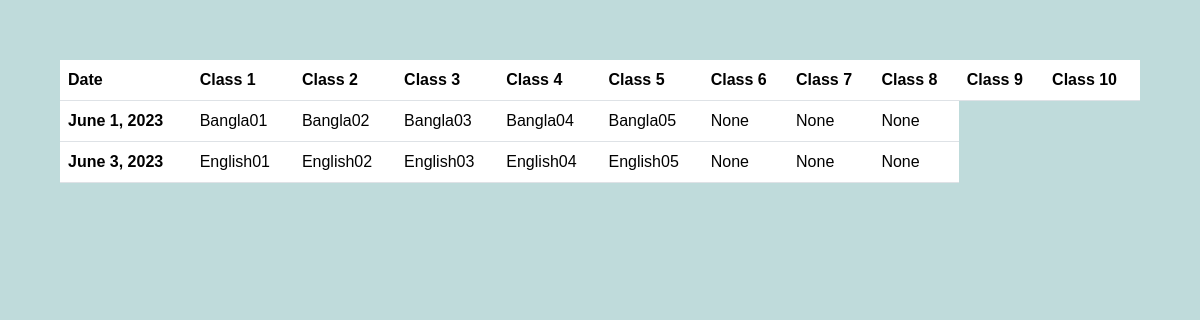
/viewexamroutine, run on an earlier commit of the app's database.
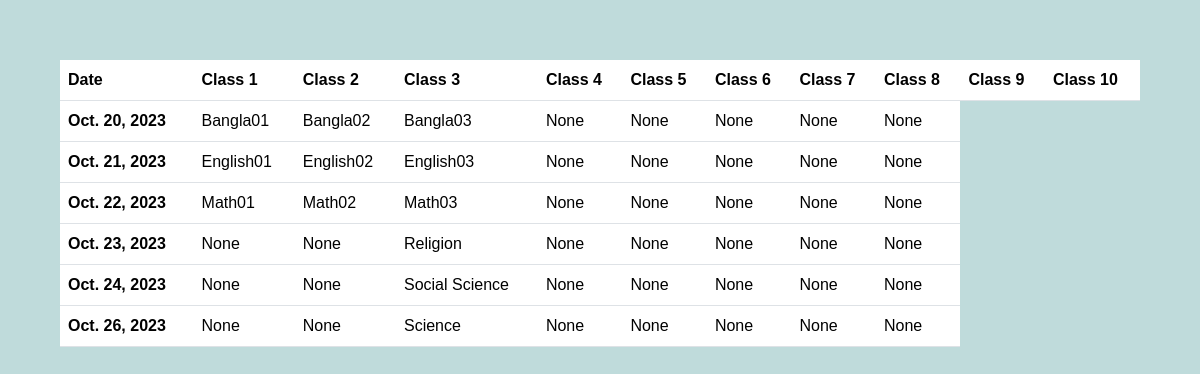
And on a later commit of the database.
### academic/models.py (models this page shows)
class ExamRoutine(PreModel):
    date = models.DateField()
    exam_type = models.ForeignKey(ExamType,on_delete=models.CASCADE)
    exam1 = models.ForeignKey(Subject,on_delete=models.SET_NULL,null=True,blank=True,related_name='exam1')
    exam2 = models.ForeignKey(Subject,on_delete=models.SET_NULL,null=True,blank=True,related_name='exam2')
    exam3 = models.ForeignKey(Subject,on_delete=models.SET_NULL,null=True,blank=True,related_name='exam3')
    exam4 = models.ForeignKey(Subject,on_delete=models.SET_NULL,null=True,blank=True,related_name='exam4')
    exam5 = models.ForeignKey(Subject,on_delete=models.SET_NULL,null=True,blank=True,related_name='exam5')
    exam6 = models.ForeignKey(Subject,on_delete=models.SET_NULL,null=True,blank=True,related_name='exam6')
    exam7 = models.ForeignKey(Subject,on_delete=models.SET_NULL,null=True,blank=True,related_name='exam7')
    exam8 = models.ForeignKey(Subject,on_delete=models.SET_NULL,null=True,blank=True,related_name='exam8')
    exam9 = models.ForeignKey(Subject,on_delete=models.SET_NULL,null=True,blank=True,related_name='exam9')
    exam10 = models.ForeignKey(Subject,on_delete=models.SET_NULL,null=True,blank=True,related_name='exam10')

class Subject(PreModel):
    which_class = models.ForeignKey(Class,on_delete=models.CASCADE,related_name='which_class')
    subject_name = models.CharField(max_length=255)
    subject_teacher = models.ForeignKey(Teacher,on_delete=models.SET_NULL,null=True,blank=True)
    def __str__(self) -> str:
        return f'{self.subject_name}'

### academic/views.py (the view)
# urls.py: path('viewexamroutine',view_exam_routine,name="view-exam-routine"),
def view_exam_routine(request):
    routines = ExamRoutine.objects.all()
    return render(request,'view_exam_routine.html',{'routines':routines})

### template/view_exam_routine.html
{% extends 'base.html' %}
{% block content %}
  <table class="table">
    <thead>
      <tr>
        <th scope="col">Date</th>
        <th scope="col">Class 1</th>
        <th scope="col">Class 2</th>
        <th scope="col">Class 3</th>
        <th scope="col">Class 4</th>
        <th scope="col">Class 5</th>
        <th scope="col">Class 6</th>
        <th scope="col">Class 7</th>
        <th scope="col">Class 8</th>
        <th scope="col">Class 9</th>
        <th scope="col">Class 10</th>
      </tr>
    </thead>
    <tbody>
        {% for r in routines %}
      <tr>
        <th scope="row">{{r.date}}</th>
        <td>{{r.exam1}}</td>
        <td>{{r.exam2}}</td>
        <td>{{r.exam3}}</td>
        <td>{{r.exam4}}</td>
        <td>{{r.exam5}}</td>
        <td>{{r.exam6}}</td>
        <td>{{r.exam7}}</td>
        <td>{{r.exam8}}</td>
      </tr>
      {% endfor %}
    </tbody>
  </table>
{% endblock %}

### template/base.html (shortened to what this page needs)
<!DOCTYPE html>
<html>
<head>
    <link href="https://cdn.jsdelivr.net/npm/bootstrap@5.3.1/dist/css/bootstrap.min.css" rel="stylesheet">
</head>
<body>
{% block content %}
{% endblock %}
</body>
</html>

### template/base.html (style rules this page uses)
body { font-family: Arial, Helvetica, sans-serif; background-color: rgb(191, 219, 219); margin: 5%; }

What changed in the data, as far as the page shows it:
changed ExamRoutine "Bangla01": date "June 1, 2023" → "Oct. 20, 2023"; exam4 "Bangla04" → "None"; exam5 "Bangla05" → "None"
changed ExamRoutine "English01": date "June 3, 2023" → "Oct. 21, 2023"; exam4 "English04" → "None"; exam5 "English05" → "None"
added ExamRoutine: date "Oct. 22, 2023", exam1 "Math01", exam2 "Math02", exam3 "Math03", exam4 "None", exam5 "None", exam6 "None", exam7 "None", exam8 "None"
added ExamRoutine: date "Oct. 23, 2023", exam1 "None", exam2 "None", exam3 "Religion", exam4 "None", exam5 "None", exam6 "None", exam7 "None", exam8 "None"
added ExamRoutine: date "Oct. 24, 2023", exam1 "None", exam2 "None", exam3 "Social Science", exam4 "None", exam5 "None", exam6 "None", exam7 "None", exam8 "None"
added ExamRoutine: date "Oct. 26, 2023", exam1 "None", exam2 "None", exam3 "Science", exam4 "None", exam5 "None", exam6 "None", exam7 "None", exam8 "None"
